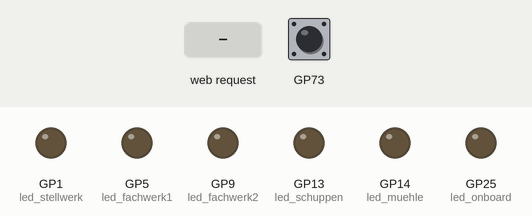
A program run on a simulated Raspberry Pi Pico running MicroPython. On the bench: output pins drawn as LEDs (lit = HIGH). The inputs (shaded band) are chosen by the test bench. WiFi joins after 1.5 s; what the program prints to the serial console is not drawn.

Above: at 4.2 s.
4.3 s: HTTP request GET /lighton? received
At 5.4 s:
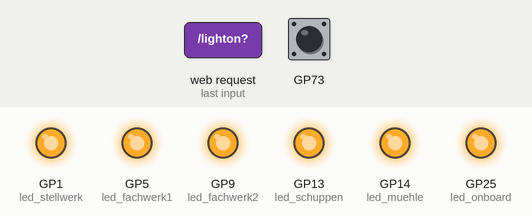
5.8 s: HTTP request GET /lightoffstellwerk? received
At 6.5 s:
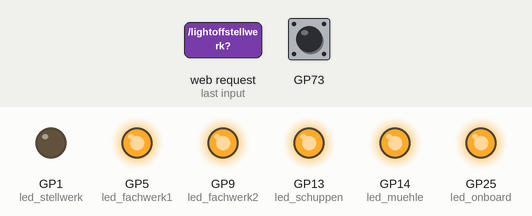
7.3 s: HTTP request GET /lightofffachwerk1? received
At 7.7 s:
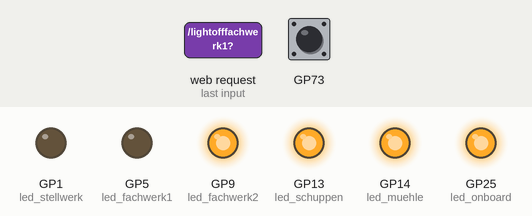
8.8 s: HTTP request GET /lightonstellwerk? received
At 10.0 s:
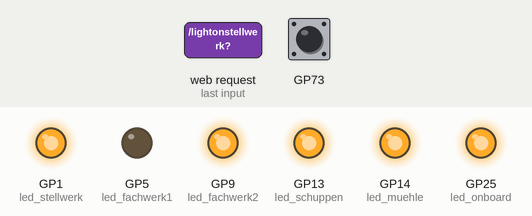
10.3 s: HTTP request GET /lightofffachwerk2? received
At 11.2 s:
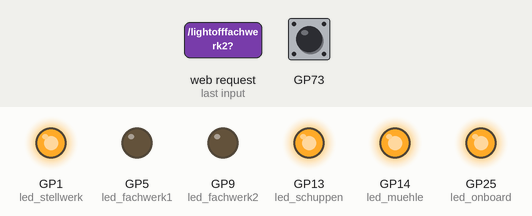
11.8 s: HTTP request GET /lightonfachwerk1? received
At 12.3 s:
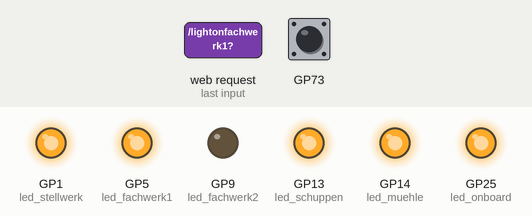
Timing chart, 0 to 14.3 s (numbered marks = the images above; inputs shaded):
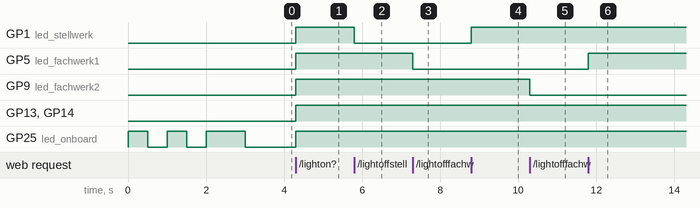

Measured:
- after the input at 4.3 s, GP1 (led_stellwerk), GP5 (led_fachwerk1), GP9 (led_fachwerk2), GP13 (led_schuppen), GP14 (led_muehle), GP25 (led_onboard): LOW → HIGH at once
- after the input at 5.8 s, GP1 (led_stellwerk): HIGH → LOW at once
- after the input at 7.3 s, GP5 (led_fachwerk1): HIGH → LOW at once
- after the input at 8.8 s, GP1 (led_stellwerk): LOW → HIGH at once
- after the input at 10.3 s, GP9 (led_fachwerk2): HIGH → LOW at once
- after the input at 11.8 s, GP5 (led_fachwerk1): LOW → HIGH at once

The program:

ledControlAPI.py
```python
import network
import socket
from time import sleep
import machine
import rp2
import sys

ssid = 'MagentaWLAN-YDFM'
password = '81545519344995478823'

# define LED PINs (GPIO Numbers)
led_onboard   = machine.Pin(25, machine.Pin.OUT)
led_stellwerk = machine.Pin(1,  machine.Pin.OUT)
led_fachwerk1 = machine.Pin(5,  machine.Pin.OUT)
led_fachwerk2 = machine.Pin(9,  machine.Pin.OUT)
led_schuppen  = machine.Pin(13, machine.Pin.OUT)
led_muehle    = machine.Pin(14, machine.Pin.OUT)

def connect():
    #connect to WLAN
    wlan = network.WLAN(network.STA_IF)
    wlan.active(True)
    wlan.connect(ssid, password)
    while wlan.isconnected() == False:
        if rp2.bootsel_button() == 1:
            sys.exit()
        print('Waiting for connection...')
        led_onboard.value(1)
        sleep(0.5)
        led_onboard.value(0)
        sleep(0.5)
    ip = wlan.ifconfig()[0]
    print(f'Connected on {ip}')
    led_onboard.value(1)
    sleep(1)
    return ip

def open_socket(ip):
    #open a socket
    address = (ip, 80)
    connection = socket.socket()
    connection.setsockopt(socket.SOL_SOCKET, socket.SO_REUSEADDR, 1)
    connection.bind(address)
    connection.listen(1)
    return connection

def responseJson():
    pinState_stellwerk = "true" if led_stellwerk.value() == 1 else "false"
    pinState_fachwerk1 = "true" if led_fachwerk1.value() == 1 else "false"
    pinState_fachwerk2 = "true" if led_fachwerk2.value() == 1 else "false"
    pinState_schuppen = "true" if led_schuppen.value() == 1 else "false"
    pinState_muehle = "true" if led_muehle.value() == 1 else "false"

    json = f"""
            {{
                "statusStellwerk": {pinState_stellwerk},
                "statusFachwerk1": {pinState_fachwerk1},
                "statusFachwerk2": {pinState_fachwerk2},
                "statusSchuppen": {pinState_schuppen},
                "statusMuehle": {pinState_muehle}
            }}
            """
    return str(json)

def serve(connection):
    #start a web server
    led_onboard.value(0)
    temperature = 0
    print("serve API")
    while True:
        client = connection.accept()[0]
        request = client.recv(1024)
        request = str(request)
        try:
            request = request.split()[1]
        except IndexError:
            pass
        if request == '/lighton?':
            led_onboard.value(1)

            led_stellwerk.value(1)
            led_fachwerk1.value(1)
            led_fachwerk2.value(1)
            led_schuppen.value(1)
            led_muehle.value(1)
        elif request =='/lightoff?':
            led_onboard.value(0)

            led_stellwerk.value(0)
            led_fachwerk1.value(0)
            led_fachwerk2.value(0)
            led_schuppen.value(0)
            led_muehle.value(0)
        elif request =='/lightonstellwerk?':
            led_stellwerk.value(1)
        elif request =='/lightoffstellwerk?':
            led_stellwerk.value(0)
        elif request =='/lightonfachwerk1?':
            led_fachwerk1.value(1)
        elif request =='/lightofffachwerk1?':
            led_fachwerk1.value(0)
        elif request =='/lightonfachwerk2?':
            led_fachwerk2.value(1)
        elif request =='/lightofffachwerk2?':
            led_fachwerk2.value(0)
        elif request =='/lightonschuppen?':
            led_schuppen.value(1)
        elif request =='/lightoffschuppen?':
            led_schuppen.value(0)
        elif request =='/lightonmuehle?':
            led_muehle.value(1)
        elif request =='/lightoffmuehle?':
            led_muehle.value(0)

        response_json = responseJson()

        client.send("HTTP/1.1 200 OK\nContent-Type: application/json\nConnection: close\n\n")
        client.sendall(response_json)
        client.close()


try:
    ip = connect()
    connection = open_socket(ip)
    serve(connection)
except KeyboardInterrupt:
    machine.reset()
```
